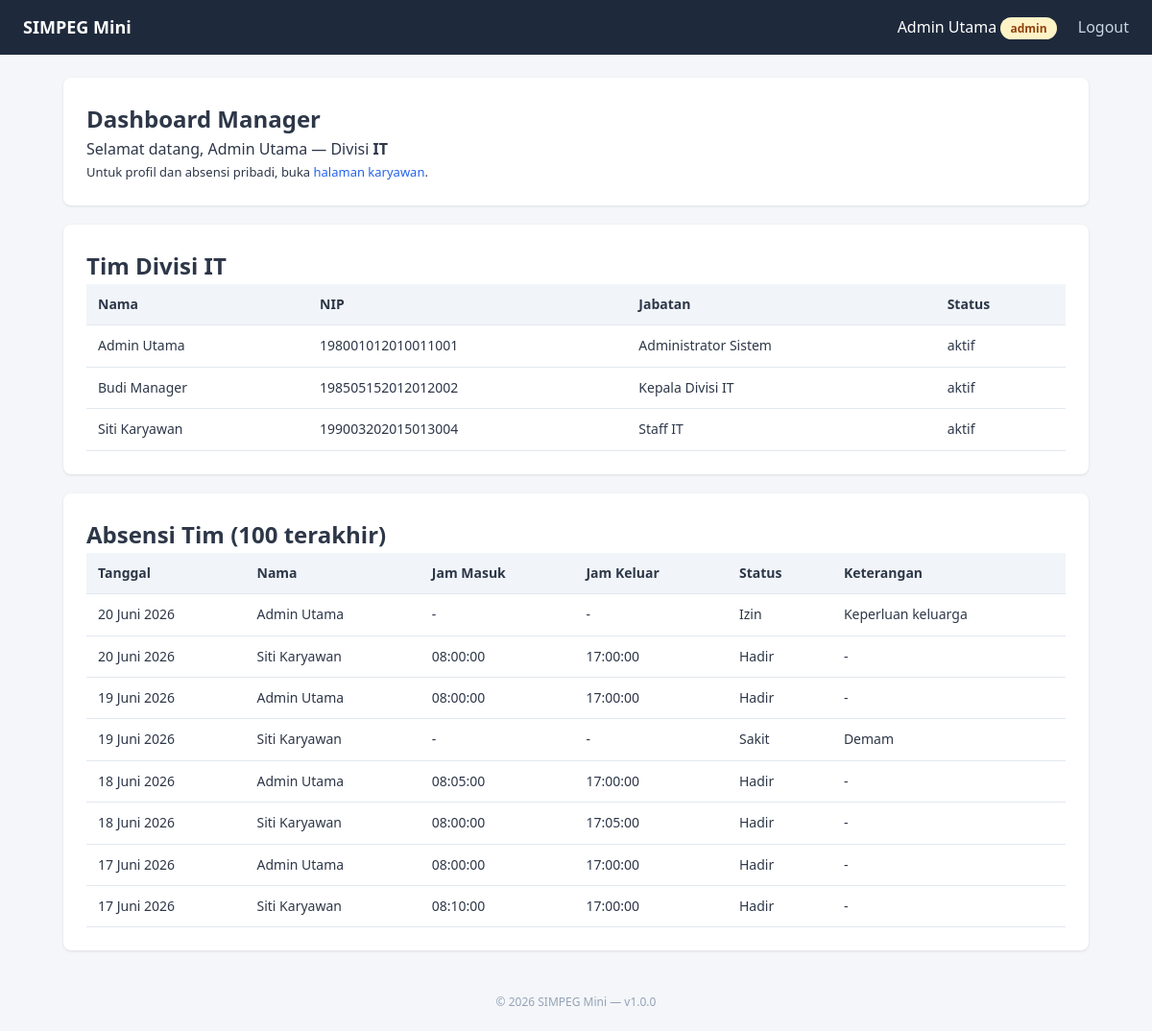
The app's page /modules/manager/dashboard.php (signed in) with its own data.
### tables this page shows
CREATE TABLE pegawai (
    id              INT AUTO_INCREMENT PRIMARY KEY,
    user_id         INT NOT NULL,
    nip             VARCHAR(30) NOT NULL UNIQUE,
    jabatan         VARCHAR(100) NOT NULL,
    divisi          VARCHAR(100) NOT NULL,
    no_telepon      VARCHAR(20) NULL,
    alamat          TEXT NULL,
    tanggal_masuk   DATE NULL,
    status          ENUM('aktif', 'nonaktif', 'cuti') NOT NULL DEFAULT 'aktif',
    created_at      TIMESTAMP NOT NULL DEFAULT CURRENT_TIMESTAMP,
    updated_at      TIMESTAMP NOT NULL DEFAULT CURRENT_TIMESTAMP ON UPDATE CURRENT_TIMESTAMP,
    CONSTRAINT fk_pegawai_user
        FOREIGN KEY (user_id) REFERENCES users(id)
        ON DELETE CASCADE
);

CREATE TABLE users (
    id              INT AUTO_INCREMENT PRIMARY KEY,
    username        VARCHAR(50)  NOT NULL UNIQUE,
    password        VARCHAR(255) NOT NULL,         
    nama_lengkap    VARCHAR(100) NOT NULL,
    role            ENUM('admin', 'manager', 'karyawan') NOT NULL DEFAULT 'karyawan',
    failed_attempts INT NOT NULL DEFAULT 0,
    locked_until    DATETIME NULL,
    remember_token  VARCHAR(255) NULL,
    remember_expires DATETIME NULL,
    created_at      TIMESTAMP NOT NULL DEFAULT CURRENT_TIMESTAMP,
    updated_at      TIMESTAMP NOT NULL DEFAULT CURRENT_TIMESTAMP ON UPDATE CURRENT_TIMESTAMP
);

CREATE TABLE absensi (
    id              INT AUTO_INCREMENT PRIMARY KEY,
    pegawai_id      INT NOT NULL,
    tanggal         DATE NOT NULL,
    jam_masuk       TIME NULL,
    jam_keluar      TIME NULL,
    status          ENUM('hadir', 'izin', 'sakit', 'alpha') NOT NULL DEFAULT 'hadir',
    keterangan      VARCHAR(255) NULL,
    created_at      TIMESTAMP NOT NULL DEFAULT CURRENT_TIMESTAMP,
    CONSTRAINT fk_absensi_pegawai
        FOREIGN KEY (pegawai_id) REFERENCES pegawai(id)
        ON DELETE CASCADE,
    UNIQUE KEY unique_absen_harian (pegawai_id, tanggal)
);

### includes/functions.php (called while the page is built, shortened)
<?php
function e(?string $text): string
{
    return htmlspecialchars($text ?? '', ENT_QUOTES, 'UTF-8');
}
function formatTanggalIndo(?string $date): string
{
    $bulan = [
        1 => 'Januari', 'Februari', 'Maret', 'April', 'Mei', 'Juni',
        'Juli', 'Agustus', 'September', 'Oktober', 'November', 'Desember'
    ];
    $timestamp = strtotime($date);
    return date('d', $timestamp) . ' ' . $bulan[(int) date('n', $timestamp)] . ' ' . date('Y', $timestamp);
}

### classes/Pegawai.php (called while the page is built, shortened)
<?php
class Pegawai
{
    private mysqli $db;
    public function __construct(mysqli $db)
    {
        $this->db = $db;
    }
    public function getByUserId(int $userId): ?array
    {
        $stmt = $this->db->prepare(
            "SELECT p.*, u.username, u.nama_lengkap, u.role
             FROM pegawai p
             JOIN users u ON u.id = p.user_id
             WHERE p.user_id = ? LIMIT 1"
        );
        $stmt->bind_param('i', $userId);
        $stmt->execute();
        $row = $stmt->get_result()->fetch_assoc();
        return $row ?: null;
    }
    public function getByDivisi(string $divisi): array
    {
        $stmt = $this->db->prepare(
            "SELECT p.*, u.username, u.nama_lengkap, u.role
             FROM pegawai p
             JOIN users u ON u.id = p.user_id
             WHERE p.divisi = ?
             ORDER BY u.nama_lengkap"
        );
        $stmt->bind_param('s', $divisi);
        $stmt->execute();
        $rows = $stmt->get_result()->fetch_all(MYSQLI_ASSOC);
        return $rows;
    }
}

### classes/Absensi.php (called while the page is built, shortened)
<?php
class Absensi
{
    private mysqli $db;
    public function __construct(mysqli $db)
    {
        $this->db = $db;
    }
    public function getByDivisi(string $divisi, int $limit = 100): array
    {
        $stmt = $this->db->prepare(
            "SELECT a.*, u.nama_lengkap, p.nip, p.divisi
             FROM absensi a
             JOIN pegawai p ON p.id = a.pegawai_id
             JOIN users u ON u.id = p.user_id
             WHERE p.divisi = ?
             ORDER BY a.tanggal DESC, u.nama_lengkap
             LIMIT ?"
        );
        $stmt->bind_param('si', $divisi, $limit);
        $stmt->execute();
        $rows = $stmt->get_result()->fetch_all(MYSQLI_ASSOC);
        return $rows;
    }
}

### modules/manager/dashboard.php (the view, shortened to what this page needs)
<?php
require_once __DIR__ . '/../../bootstrap.php';
$pegawaiModel = new Pegawai($db);
$absensiModel = new Absensi($db);
$myPegawai = $pegawaiModel->getByUserId($_SESSION['user_id']);
$divisi = $myPegawai['divisi'];
$timDivisi = $pegawaiModel->getByDivisi($divisi);
$absensiTim = $absensiModel->getByDivisi($divisi, 100);
require_once __DIR__ . '/../../includes/header.php';
?>
<div class="card">
    <h2>Dashboard Manager</h2>
    <p>Selamat datang, <?= e($_SESSION['nama_lengkap']) ?> &mdash; Divisi <strong><?= e($divisi) ?></strong></p>
    <p style="font-size:13px;">
        Untuk profil dan absensi pribadi, buka
        <a href="<?= BASE_URL ?>/modules/karyawan/dashboard.php">halaman karyawan</a>.
    </p>
</div>
<div class="card">
    <h2>Tim Divisi <?= e($divisi) ?></h2>
    <table>
        <thead>
            <tr><th>Nama</th><th>NIP</th><th>Jabatan</th><th>Status</th></tr>
        </thead>
        <tbody>
            <?php if (empty($timDivisi)): ?>
                <tr><td colspan="4">Belum ada pegawai di divisi ini.</td></tr>
            <?php else: ?>
                <?php foreach ($timDivisi as $p): ?>
                    <tr>
                        <td><?= e($p['nama_lengkap']) ?></td>
                        <td><?= e($p['nip']) ?></td>
                        <td><?= e($p['jabatan']) ?></td>
                        <td><?= e($p['status']) ?></td>
                    </tr>
                <?php endforeach; ?>
            <?php endif; ?>
        </tbody>
    </table>
</div>
<div class="card">
    <h2>Absensi Tim (100 terakhir)</h2>
    <table>
        <thead>
            <tr><th>Tanggal</th><th>Nama</th><th>Jam Masuk</th><th>Jam Keluar</th><th>Status</th><th>Keterangan</th></tr>
        </thead>
        <tbody>
            <?php if (empty($absensiTim)): ?>
                <tr><td colspan="6">Belum ada data absensi.</td></tr>
            <?php else: ?>
                <?php foreach ($absensiTim as $a): ?>
                    <tr>
                        <td><?= formatTanggalIndo($a['tanggal']) ?></td>
                        <td><?= e($a['nama_lengkap']) ?></td>
                        <td><?= e($a['jam_masuk'] ?? '-') ?></td>
                        <td><?= e($a['jam_keluar'] ?? '-') ?></td>
                        <td><?= e(ucfirst($a['status'])) ?></td>
                        <td><?= e($a['keterangan'] ?? '-') ?></td>
                    </tr>
                <?php endforeach; ?>
            <?php endif; ?>
        </tbody>
    </table>
</div>
<?php require_once __DIR__ . '/../../includes/footer.php'; ?>

### assets/css/style.css (style rules this page uses)
* { margin: 0; padding: 0; box-sizing: border-box; }
body { font-family: 'Segoe UI', Tahoma, Geneva, Verdana, sans-serif; background-color: #f4f6f9; color: #2d3748; line-height: 1.6; }
a { text-decoration: none; color: #2563eb; }
.card { background: #fff; border-radius: 8px; box-shadow: 0 1px 3px rgba(0, 0, 0, 0.1); padding: 24px; margin-bottom: 20px; }
table { width: 100%; border-collapse: collapse; font-size: 14px; }
table th, table td { padding: 10px 12px; border-bottom: 1px solid #e2e8f0; text-align: left; }
table th { background-color: #f1f5f9; font-weight: 600; }

### records on screen
pegawai: divisi "IT", user.nama_lengkap "Admin Utama", nip "198001012010011001", jabatan "Administrator Sistem", status "aktif"
pegawai: user.nama_lengkap "Budi Manager", nip "198505152012012002", jabatan "Kepala Divisi IT", status "aktif"
pegawai: user.nama_lengkap "Siti Karyawan", nip "199003202015013004", jabatan "Staff IT", status "aktif"
absensi: tanggal "20 Juni 2026", users.nama_lengkap "Admin Utama", jam_masuk "-", jam_keluar "-", status "Izin", keterangan "Keperluan keluarga"
absensi: tanggal "20 Juni 2026", users.nama_lengkap "Siti Karyawan", jam_masuk "08:00:00", jam_keluar "17:00:00", status "Hadir", keterangan "-"
absensi: tanggal "19 Juni 2026", users.nama_lengkap "Admin Utama", jam_masuk "08:00:00", jam_keluar "17:00:00", status "Hadir", keterangan "-"
absensi: tanggal "19 Juni 2026", users.nama_lengkap "Siti Karyawan", jam_masuk "-", jam_keluar "-", status "Sakit", keterangan "Demam"
absensi: tanggal "18 Juni 2026", users.nama_lengkap "Admin Utama", jam_masuk "08:05:00", jam_keluar "17:00:00", status "Hadir", keterangan "-"
absensi: tanggal "18 Juni 2026", users.nama_lengkap "Siti Karyawan", jam_masuk "08:00:00", jam_keluar "17:05:00", status "Hadir", keterangan "-"
absensi: tanggal "17 Juni 2026", users.nama_lengkap "Admin Utama", jam_masuk "08:00:00", jam_keluar "17:00:00", status "Hadir", keterangan "-"
absensi: tanggal "17 Juni 2026", users.nama_lengkap "Siti Karyawan", jam_masuk "08:10:00", jam_keluar "17:00:00", status "Hadir", keterangan "-"

### other values on screen
APP_NAME "SIMPEG Mini"
$_SESSION['nama_lengkap'] "Admin Utama"
$_SESSION['role'] "admin"
APP_VERSION "1.0.0"
